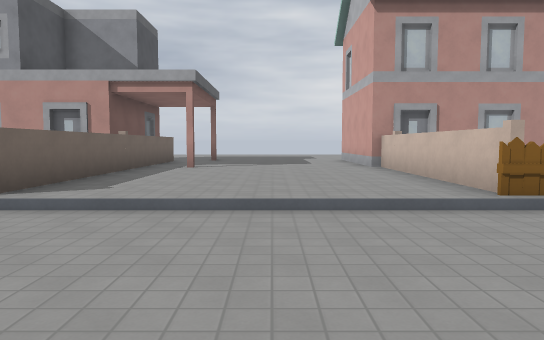
view 1 (above)

24 first-person views from a walk through a 3-D level made in the Godot game engine. The camera is 1.4 m above the floor, tilts 4° down and sees 70° across. The floor is counted in squares, 2 m on a side. Each view is taken from the middle of a square. On the plan, view 1 faces up. The plan holds only what a view shows up to about 11 squares ahead; the rest is blank. The place goes on beyond the plan. Characters and animated objects are not drawn. Some surface patterns are stand-ins.

view 2
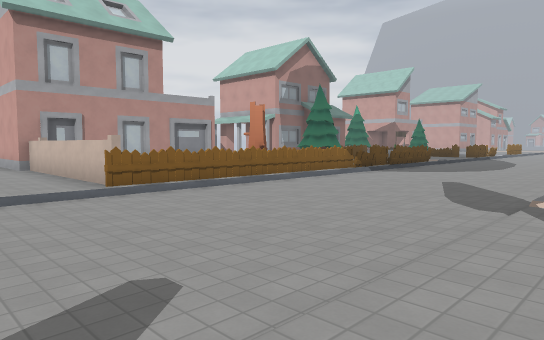

view 3
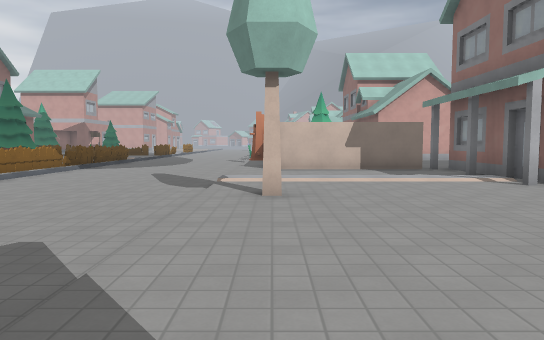

view 4
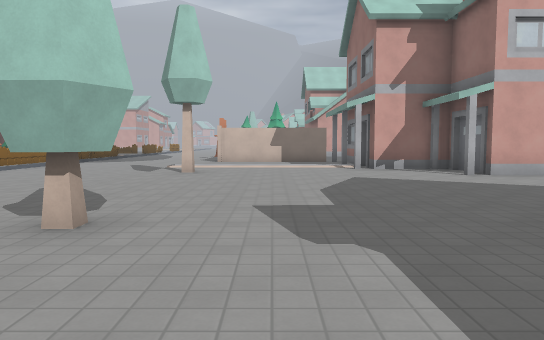

view 5
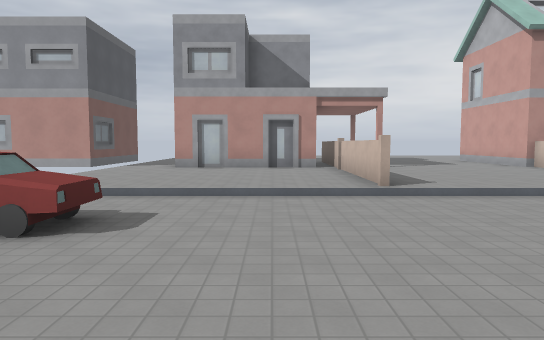

view 6
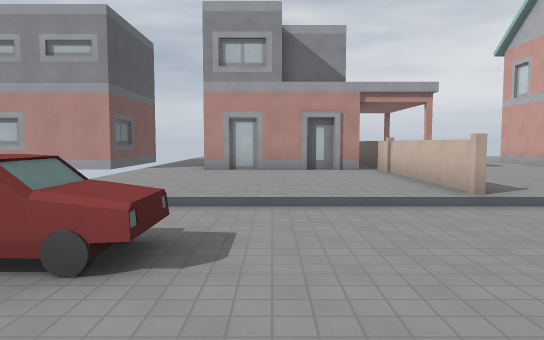

view 7
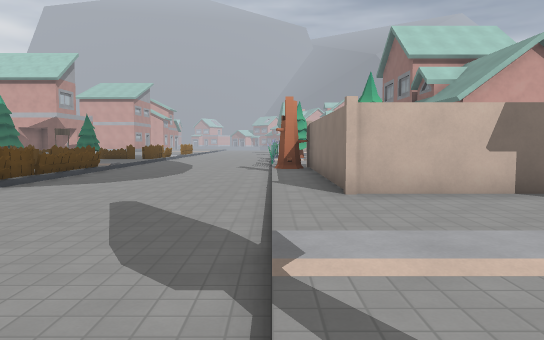

view 8
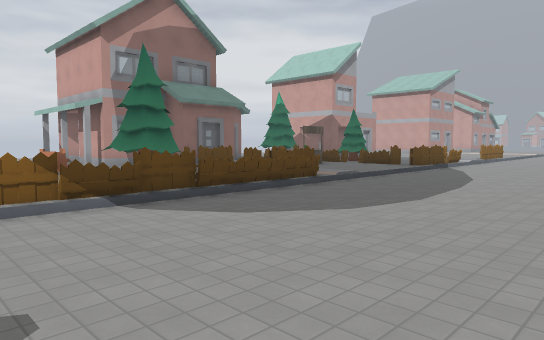

view 9
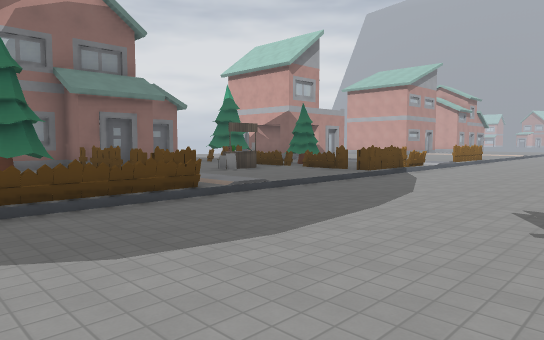

view 10
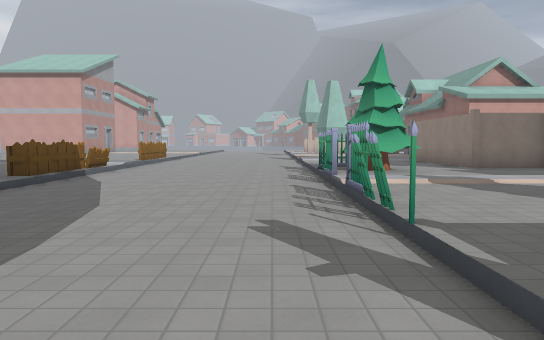

view 11
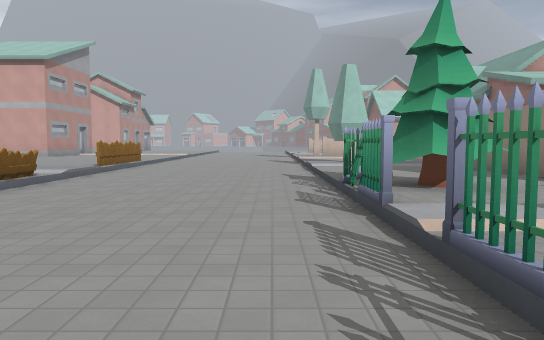

view 12
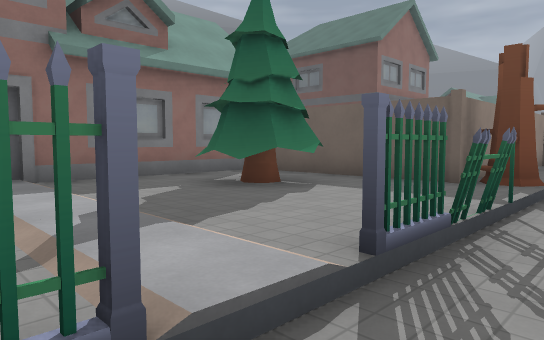

view 13
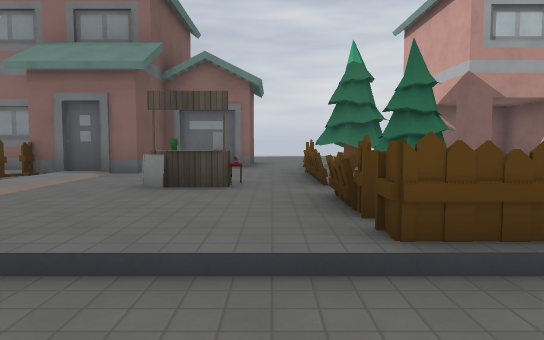

view 14
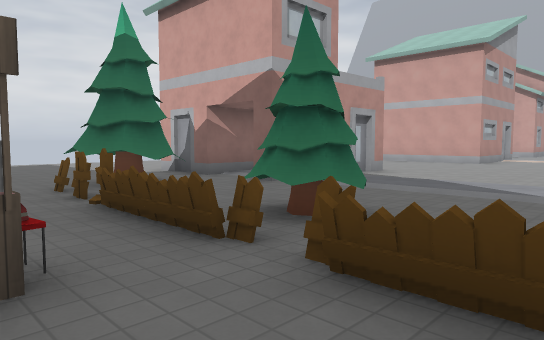

view 15
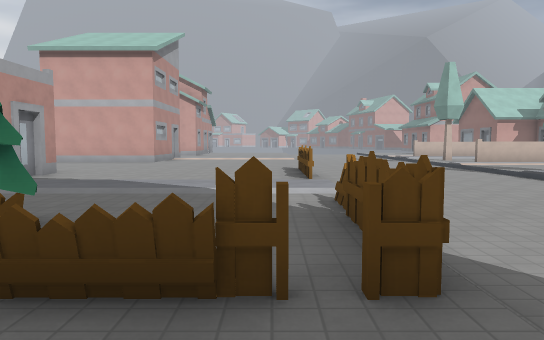

view 16
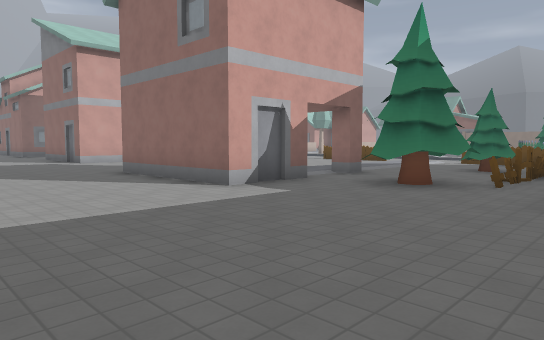

view 17
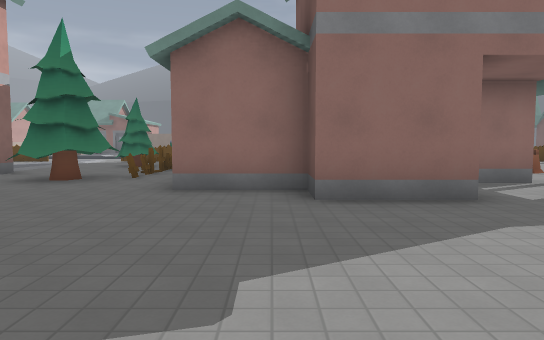

view 18
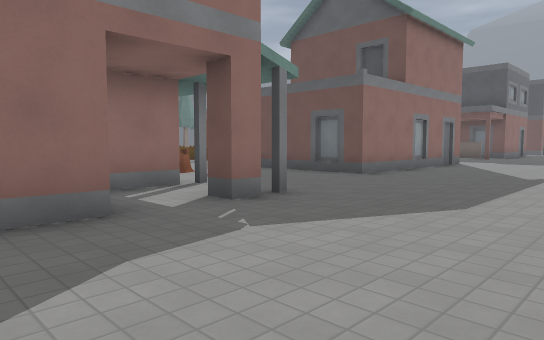

view 19
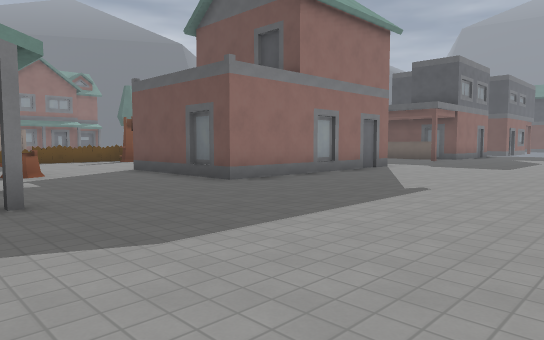

view 20
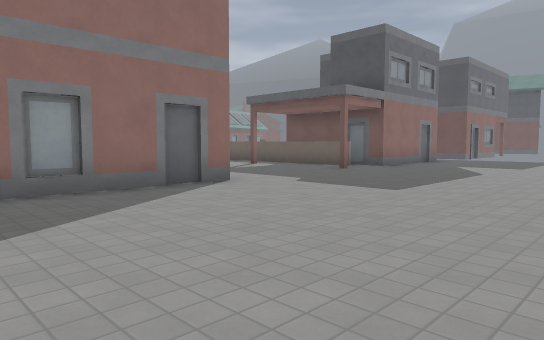

view 21
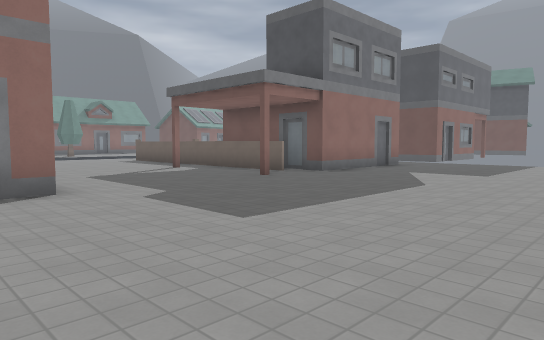

view 22
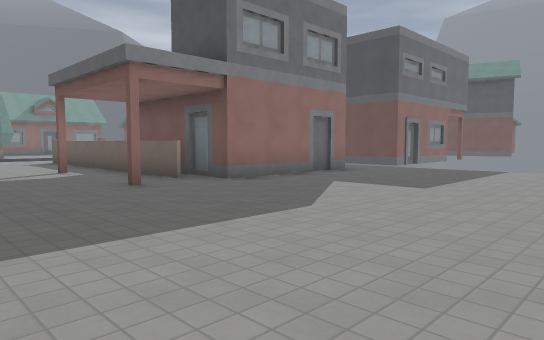

view 23
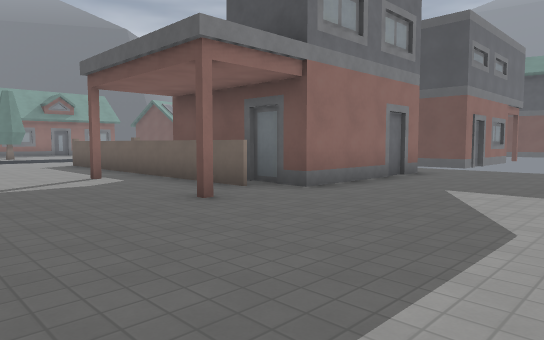

view 24
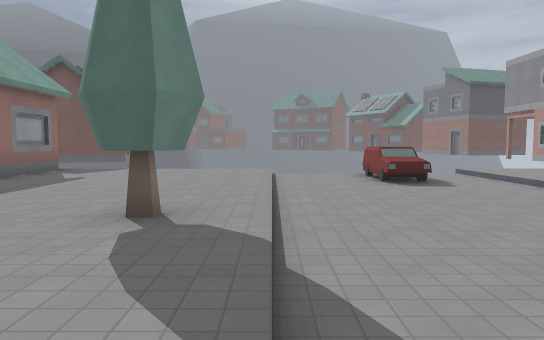

### Floor plan
Key: @ floor where view 1 was taken; # wall or solid block; x gap in a wall; . main floor; - floor 0.25 m lower than the main floor; / step, stairs or slope; ^ raised ledge; H house; F fence; T tree; C car; O other object.
Columns run from 10 left of view 1 to 29 right of it. Each row starts with its distance up from view 1.
 19         ..........  ....   .
 18    .............................
 17  ....................................
 16  .......................................
 15  .......................................
 14  .....................H..##......#####..
 13 H..####.#....#####H...... ###....### H
 12 H     ##.....    ##...H## # #.##.###
 11       ##.....     #....   # ..F#...#
 10 H..  ###.....     #..^HH.## ..F..#. ##..
  9 H..###H#.....#    ...    F....F.........
  8  ......#.....#     .. ## F....F#........
  7  ......#.....#        ## F..#OF#........
  6  ......#.....#           x....F.........
  5  ......#.....#  .#       F....x.........
  4  ////////////FFFFFFFFFFFF/////FFF///FOO/
  3  ---------------------------------------
  2  CCC----------------------------------
  1  --------------------------------------
  0  ---------@-----------------------------
 -1  /////////////////////////FF#/#F#///////
 -2  ......T.....T....#######......##....TT.
 -3  .................#     #......#.....
 -4  .................#     #x#..........
 -5  .................#     #.#.....####
 -6  .... ........#...#     xH.H.. .#     HH
 -7  #H#  H .......####      #####
 -8          ...#..
 -9            ..##

Positions as (right, up) in squares from view 1, and headings:
1: (0, 0), facing up
2: (0, -2), facing up-right
3: (-2, -2), facing right
4: (-6, -4), facing right
5: (-5, -2), facing up
6: (-6, -1), facing up
7: (3, -1), facing right
8: (8, -1), facing up-right
9: (11, -1), facing up-right
10: (13, 0), facing right
11: (16, 0), facing right
12: (20, 0), facing down-left
13: (19, 2), facing up
14: (18, 5), facing up-right
15: (18, 5), facing right
16: (18, 18), facing down-right
17: (17, 19), facing down
18: (16, 18), facing down-left
19: (13, 19), facing down-left
20: (7, 19), facing down-left
21: (4, 19), facing down-left
22: (1, 19), facing down-left
23: (1, 17), facing down-left
24: (1, -1), facing left
